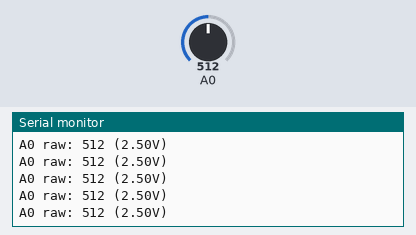
The sketch below on a simulated Arduino Uno, built with avr-gcc and run on an emulated ATmega328P. Shown: the last lines printed to the serial monitor. Inputs (shaded band) come from the test bench; at power-on: A0 = 512.

Above: at 1.2 s.
1.3 s: A0 set to 716
At 1.69 s:
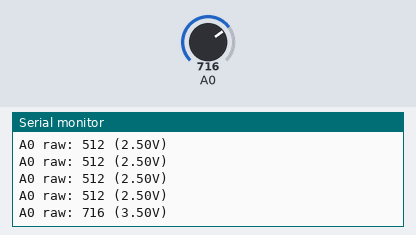
2.8 s: A0 set to 900
At 2.94 s:
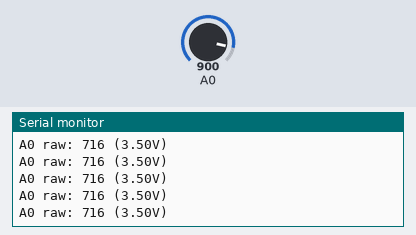
Timing chart, 0 to 5.8 s (numbered marks = the images above; inputs shaded):
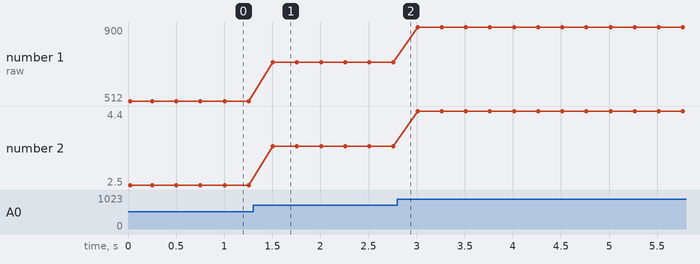

The sketch:

serial-conexion.ino
```cpp
void setup() {
  Serial.begin(9600);
  Serial.println("A0 empty readings:");
}

void loop() {
  int raw = analogRead(A0);  // Empty pin!
  float voltage = raw * (5.0 / 1023.0);

  Serial.print("A0 raw: ");
  Serial.print(raw);
  Serial.print(" (");
  Serial.print(voltage, 2);
  Serial.println("V)");

  delay(250);
}
```

Measured:
- after the input at 1.3 s, the serial monitor: prints a new line after 0.21 s (image 1)
- plotted number 1: 512 → 716 after the input at 1.3 s, 716 → 900 after the input at 2.8 s
- plotted number 2: 2.5 → 3.5 after the input at 1.3 s, 3.5 → 4.4 after the input at 2.8 s
